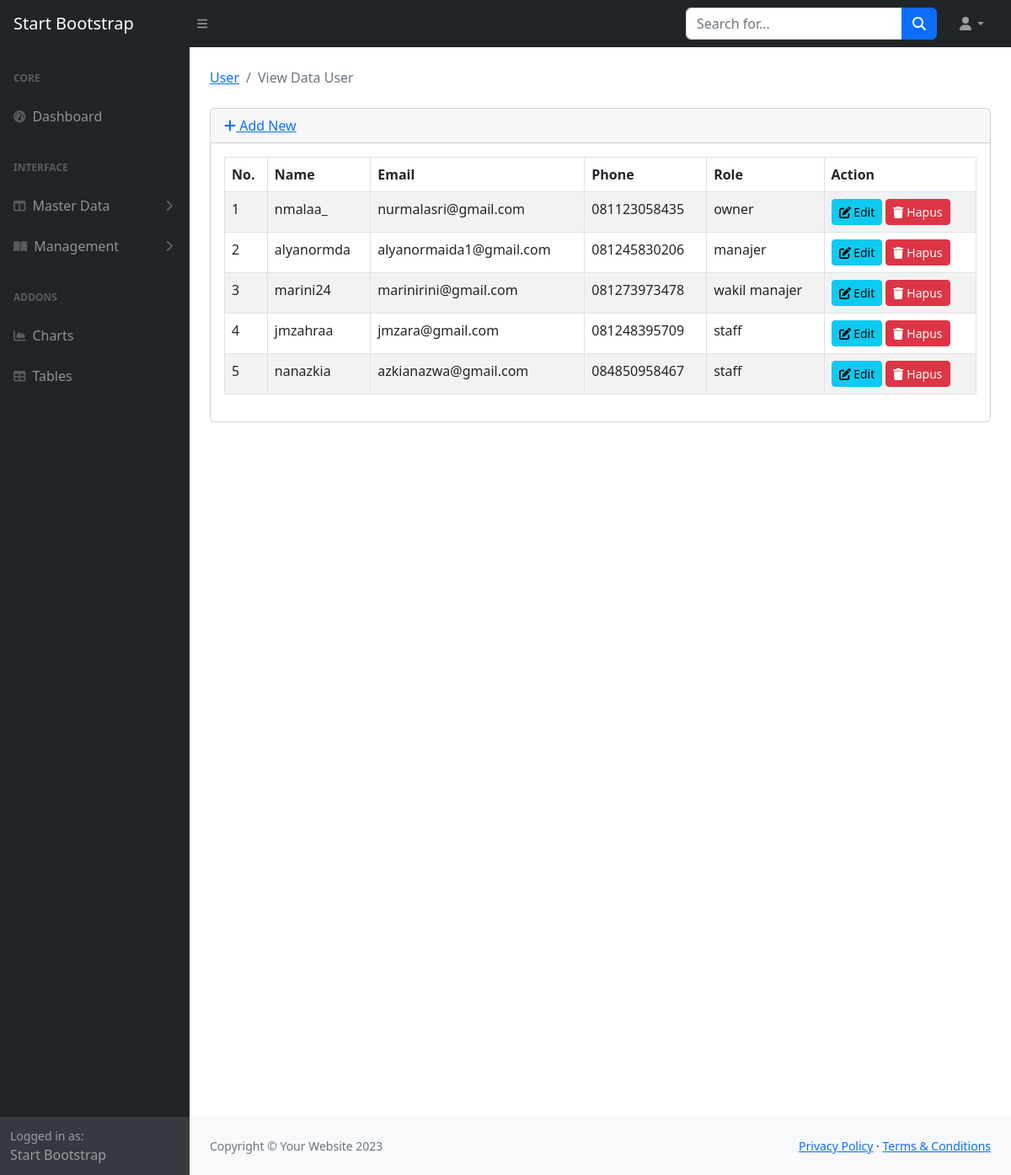
The app's page /index.php/user, older data.
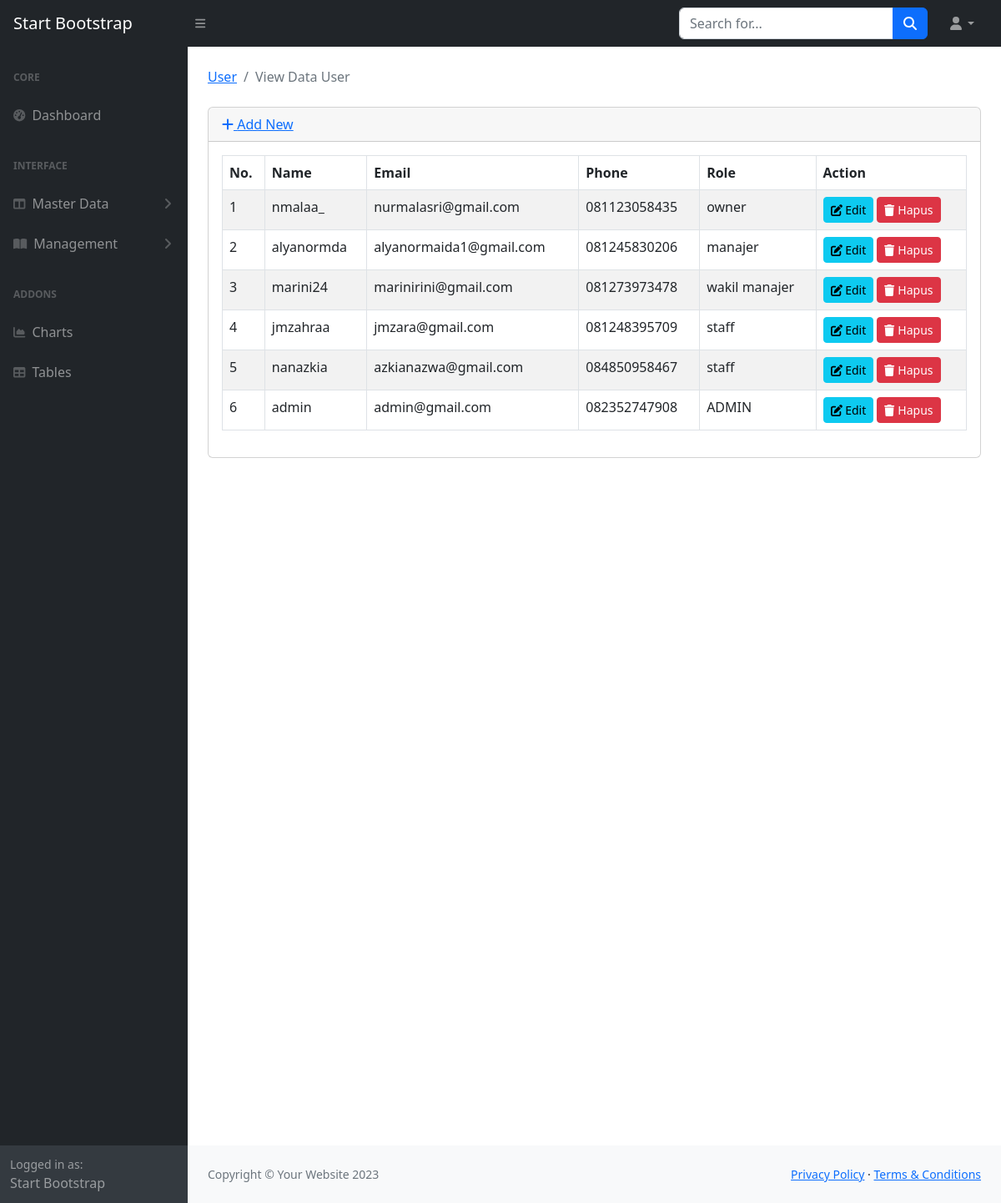
The same page, newer data.
### tables this page shows
CREATE TABLE `user` (
  `id` int NOT NULL,
  `nik` char(20) DEFAULT NULL,
  `username` char(100) DEFAULT NULL,
  `full_name` varchar(255) DEFAULT NULL,
  `password` varchar(255) DEFAULT NULL,
  `role` char(20) DEFAULT NULL,
  `phone` char(20) DEFAULT NULL,
  `email` varchar(100) DEFAULT NULL,
  `alamat` varchar(255) DEFAULT NULL,
  `last_login` timestamp NULL DEFAULT NULL,
  `is_active` int DEFAULT NULL
);

### application/views/template/main.php (called while the page is built, shortened)
<?php
$this->load->view('template/header');
$this->load->view('template/navbar');
$this->load->view('template/sidebar');
$this->load->view($content);

### application/controllers/User.php (called while the page is built, shortened)
<?php
class User extends CI_Controller {
  public function __construct()
  {
    $this->load->model("User_model");
    $this->load->library('form_validation');
  }
  public function index()
  {
    $data = array(
      'title' => 'View Data User',
      'user' => $this->User_model->getAll(),
      'content' => 'user/index'
    );
    $this->load->view('template/main', $data);
  }
}

### index.php (called while the page is built, shortened)
<?php
require_once BASEPATH.'core/CodeIgniter.php';

### application/models/User_model.php (called while the page is built, shortened)
<?php
class User_model extends CI_Model
{
  protected $_table = 'user';
  public function getAll()
  {
    return $this->db->where('is_active', 1)->get($this->_table)->result();
  }
}

### application/views/user/index.php (the view, shortened to what this page needs)
<main>
  <div class="container-fluid px-4">
    <ol class="breadcrumb mb-4">
      <li class="breadcrumb-item"><a href="<?php echo site_url('user') ?>">User</a></li>
      <li class="breadcrumb-item active"><?php echo $title; ?></li>
    </ol>
    <div class="card mb-4">
      <div class="card-header">
        <a href="<?php echo site_url('user/add'); ?>"><i class="fas fa-plus"></i> Add New</a>
      </div>
      <div class="card-body">
        <div class="table-responsive">
          <table class="table table-striped table-bordered table-hover" id="tabelkelas" width="100%" cellspacing="0">
            <thead>
              <tr>
                <th>No.</th>
                <th>Name</th>
                <th>Email</th>
                <th>Phone</th>
                <th>Role</th>
                <th>Action</th>
              </tr>
            </thead>
            <tbody>
              <?php
              $no = 1;
              foreach ($user as $user) {
                echo "<tr>
                  <td>{$no}</td>
                  <td>{$user->username}</td>
                  <td>{$user->email}</td>
                  <td>{$user->phone}</td>
                  <td>{$user->role}</td>
                  <td>
                    <div>
                      <a href='" . base_url('user/getedit/' . $user->id) . "' class='btn btn-sm btn-info'>
                        <i class='fas fa-edit'></i> Edit
                      </a>
                      <a href='" . base_url('user/delete/' . $user->id) . "' class='btn btn-sm btn-danger'
                        onclick='return confirm(\"Ingin mengapus data user ini?\");'>
                        <i class='fas fa-trash'></i> Hapus
                      </a>
                    </div>
                  </td>
                </tr>";
                $no++;
              }
              ?>
            </tbody>
          </table>
        </div>
      </div>
    </div>
    <div style="height: 100vh;"></div>
  </div>
</main>

Row changes from the older to the newer data that the page shows:
added user: username "admin", email "admin@gmail.com", phone "082352747908", role "ADMIN"
